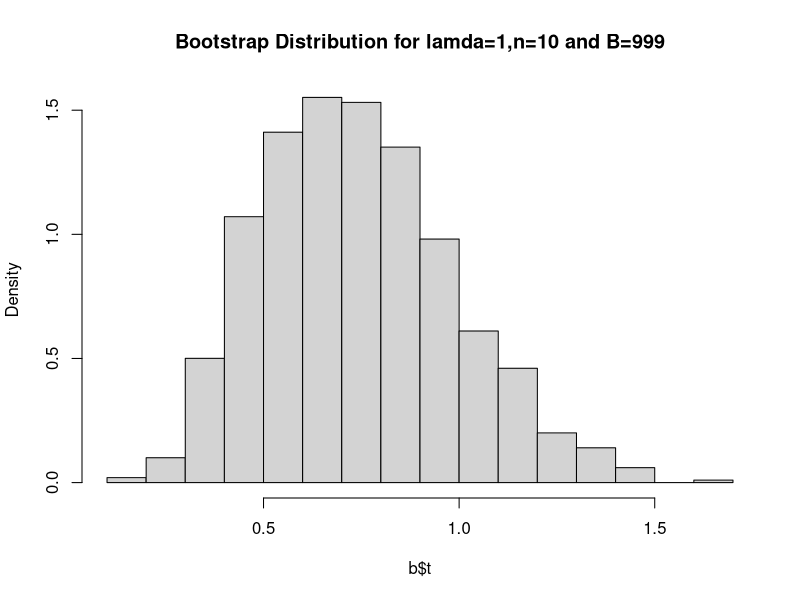

Generate this figure with R:
rm(list=ls())
library(boot)
set.seed(1234)
rate=1
lamda=1/rate
n=10
B=999
x=rexp(n,rate)
mean.fun<-function(data,index){mean(data[index])}
b=boot(x,statistic=mean.fun,R=B,stype="i")
b
bootestimate=mean(b$t)
bootestimate
hist(b$t,main=paste("Bootstrap Distribution for lamda=",lamda,",n=",n," and B=",B,sep=""),freq=F)
ci=boot.ci(b,conf=0.95)
names(ci)
coverages=c(0,0,0,0)
for(i in 1:1000)
{
	d=rexp(n,rate)
	boo=boot(d,statistic=mean.fun,R=B,stype="i")
	confi=boot.ci(boo,conf=0.95)
	if(confi$normal[2]<lamda & confi$normal[3]>lamda)
	{
		coverages[1]=coverages[1]+1
	}
	if(confi$basic[4]<lamda & confi$basic[5]>lamda)
	{
		coverages[2]=coverages[2]+1
	}
	if(confi$percent[4]<lamda & confi$percent[5]>lamda)
	{
		coverages[3]=coverages[3]+1
	}
	if(confi$bca[4]<lamda & confi$bca[5]>lamda)
	{
		coverages[4]=coverages[4]+1
	}
}
coverages
